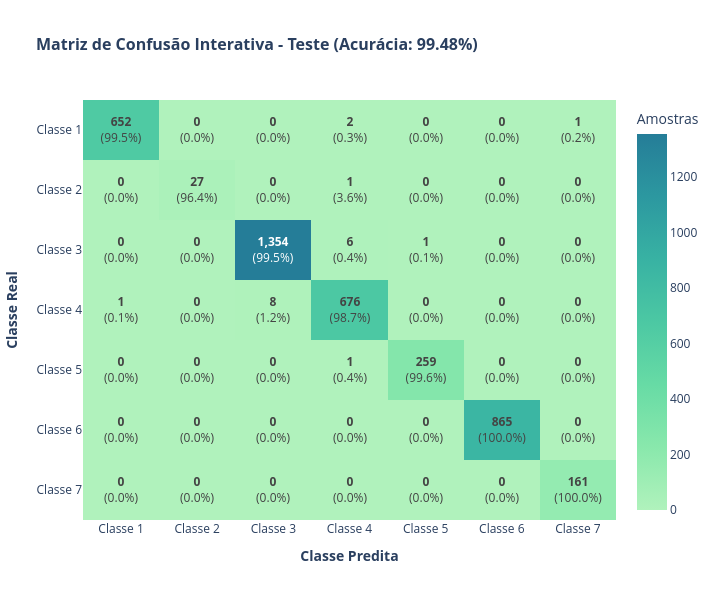

Here is the notebook cell this chart was saved with:
### Markdown cell above
## 🧩 Etapa 8: Matriz de Confusão Interativa (Plotly)

Apresentamos a Matriz de Confusão em um Heatmap interativo dinâmico com **Plotly**, combinando em cada célula a contagem absoluta de amostras e a sensibilidade normalizada por linha (Recall).

### Code cell
# Cálculo das Matrizes de Confusão (Absoluta e Normalizada)
cm_absoluta = confusion_matrix(y_teste, y_pred)
cm_normalizada = confusion_matrix(y_teste, y_pred, normalize="true") * 100

# =====================================================================
# MATRIZ DE CONFUSÃO INTERATIVA EM PLOTLY
# =====================================================================
# Matriz de texto com informações combinadas (contagem + percentual)
text_matriz = [
    [f"<b>{cm_absoluta[i][j]:,}</b><br>({cm_normalizada[i][j]:.1f}%)" for j in range(7)]
    for i in range(7)
]

fig_cm_plotly = go.Figure(
    data=go.Heatmap(
        z=cm_absoluta,
        x=nomes_classes_originais,
        y=nomes_classes_originais,
        text=text_matriz,
        texttemplate="%{text}",
        textfont={"size": 12},
        colorscale="Tealgrn",
        colorbar={"title": "Amostras"},
        hoverongaps=False,
    )
)

fig_cm_plotly.update_layout(
    title={
        "text": f"<b>Matriz de Confusão Interativa - Teste (Acurácia: {acuracia_teste * 100:.2f}%)</b>",
        "font": {"size": 16},
    },
    xaxis={"title": "<b>Classe Predita</b>", "side": "bottom"},
    yaxis={"title": "<b>Classe Real</b>", "autorange": "reversed"},
    width=720,
    height=600,
    template="plotly_white",
)

fig_cm_plotly.show()

### Figure 1 — Plotly figure (JSON) as saved in the notebook; plotly's stock layout.template omitted (floating-point values rounded to 4 significant figures)
{"data": [{"colorbar": {"title": {"text": "Amostras"}}, "colorscale": [[0, "rgb(176, 242, 188)"], [0.1667, "rgb(137, 232, 172)"], [0.3333, "rgb(103, 219, 165)"], [0.5, "rgb(76, 200, 163)"], [0.6667, "rgb(56, 178, 163)"], [0.8333, "rgb(44, 152, 160)"], [1, "rgb(37, 125, 152)"]], "hoverongaps": false, "text": [["<b>652</b><br>(99.5%)", "<b>0</b><br>(0.0%)", "<b>0</b><br>(0.0%)", "<b>2</b><br>(0.3%)", "<b>0</b><br>(0.0%)", "<b>0</b><br>(0.0%)", "<b>1</b><br>(0.2%)"], ["<b>0</b><br>(0.0%)", "<b>27</b><br>(96.4%)", "<b>0</b><br>(0.0%)", "<b>1</b><br>(3.6%)", "<b>0</b><br>(0.0%)", "<b>0</b><br>(0.0%)", "<b>0</b><br>(0.0%)"], ["<b>0</b><br>(0.0%)", "<b>0</b><br>(0.0%)", "<b>1,354</b><br>(99.5%)", "<b>6</b><br>(0.4%)", "<b>1</b><br>(0.1%)", "<b>0</b><br>(0.0%)", "<b>0</b><br>(0.0%)"], ["<b>1</b><br>(0.1%)", "<b>0</b><br>(0.0%)", "<b>8</b><br>(1.2%)", "<b>676</b><br>(98.7%)", "<b>0</b><br>(0.0%)", "<b>0</b><br>(0.0%)", "<b>0</b><br>(0.0%)"], ["<b>0</b><br>(0.0%)", "<b>0</b><br>(0.0%)", "<b>0</b><br>(0.0%)", "<b>1</b><br>(0.4%)", "<b>259</b><br>(99.6%)", "<b>0</b><br>(0.0%)", "<b>0</b><br>(0.0%)"], ["<b>0</b><br>(0.0%)", "<b>0</b><br>(0.0%)", "<b>0</b><br>(0.0%)", "<b>0</b><br>(0.0%)", "<b>0</b><br>(0.0%)", "<b>865</b><br>(100.0%)", "<b>0</b><br>(0.0%)"], ["<b>0</b><br>(0.0%)", "<b>0</b><br>(0.0%)", "<b>0</b><br>(0.0%)", "<b>0</b><br>(0.0%)", "<b>0</b><br>(0.0%)", "<b>0</b><br>(0.0%)", "<b>161</b><br>(100.0%)"]], "textfont": {"size": 12}, "texttemplate": "%{text}", "type": "heatmap", "x": ["Classe 1", "Classe 2", "Classe 3", "Classe 4", "Classe 5", "Classe 6", "Classe 7"], "y": ["Classe 1", "Classe 2", "Classe 3", "Classe 4", "Classe 5", "Classe 6", "Classe 7"], "z": [[652, 0, 0, 2, 0, 0, 1], [0, 27, 0, 1, 0, 0, 0], [0, 0, 1354, 6, 1, 0, 0], [1, 0, 8, 676, 0, 0, 0], [0, 0, 0, 1, 259, 0, 0], [0, 0, 0, 0, 0, 865, 0], [0, 0, 0, 0, 0, 0, 161]]}], "layout": {"height": 600, "title": {"font": {"size": 16}, "text": "<b>Matriz de Confusão Interativa - Teste (Acurácia: 99.48%)</b>"}, "width": 720, "xaxis": {"side": "bottom", "title": {"text": "<b>Classe Predita</b>"}}, "yaxis": {"autorange": "reversed", "title": {"text": "<b>Classe Real</b>"}}}}
